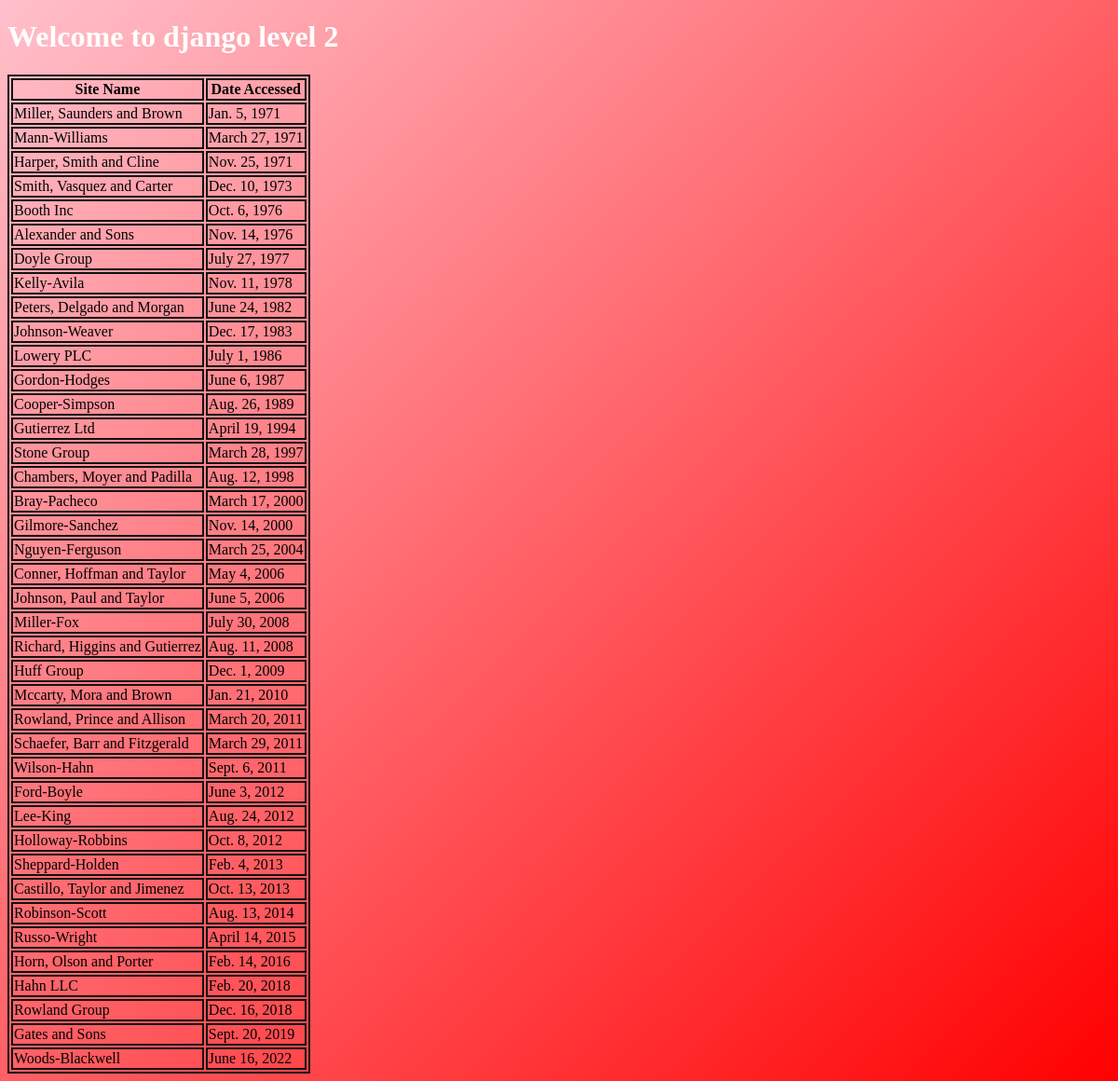
The page / on the database its author committed.
### first_app/models.py (models this page shows, shortened)
class AccessRecord(models.Model):
  name = models.ForeignKey(Webpage, on_delete=models.CASCADE)
  date = models.DateField()

class Webpage(models.Model):
  topic = models.ForeignKey(Topic, on_delete=models.CASCADE)
  name = models.CharField(max_length=148, unique=True)
  url = models.URLField(unique=True)
  def __str__(self):
    return self.name

### first_app/views.py (the view)
# urls.py: path('', views.index,name='index'),
def index(request):
  webpages_list = AccessRecord.objects.order_by('date')
  date_dict = {'access_records':webpages_list}
  return render(request, 'first_app/index.html', context=date_dict)

### templates/first_app/index.html (shortened to what this page needs)
<!DOCTYPE html>
{% load static %}
<html lang="en">
  <head>
    <link rel="stylesheet" href="{% static 'css/style.css' %}" />
  </head>
  <body>
    <h1>Welcome to django level 2</h1>
    <div class="djangotwo">
      {% if access_records %}
      <table>
        <thead>
          <th>Site Name</th>
          <th>Date Accessed</th>
        </thead>
        {% for acc in access_records %}
        <tr>
          <td>{{acc.name}}</td>
          <td>{{acc.date}}</td>
        </tr>
        {% endfor %}
      </table>
      {% else %}
      <p>No Access records found</p>
      {% endif %}
    </div>
  </body>
</html>

### static/css/style.css (style rules this page uses)
html { background-image: linear-gradient(to bottom right, pink, red); }
h1 { color: white; }
table, th, td { border: 2px solid #111; }

### rows shown on the page
AccessRecord: name "Miller, Saunders and Brown", date "Jan. 5, 1971"
AccessRecord: name "Mann-Williams", date "March 27, 1971"
AccessRecord: name "Harper, Smith and Cline", date "Nov. 25, 1971"
AccessRecord: name "Smith, Vasquez and Carter", date "Dec. 10, 1973"
AccessRecord: name "Booth Inc", date "Oct. 6, 1976"
AccessRecord: name "Alexander and Sons", date "Nov. 14, 1976"
AccessRecord: name "Doyle Group", date "July 27, 1977"
AccessRecord: name "Kelly-Avila", date "Nov. 11, 1978"
AccessRecord: name "Peters, Delgado and Morgan", date "June 24, 1982"
AccessRecord: name "Johnson-Weaver", date "Dec. 17, 1983"
AccessRecord: name "Lowery PLC", date "July 1, 1986"
AccessRecord: name "Gordon-Hodges", date "June 6, 1987"
AccessRecord: name "Cooper-Simpson", date "Aug. 26, 1989"
AccessRecord: name "Gutierrez Ltd", date "April 19, 1994"
AccessRecord: name "Stone Group", date "March 28, 1997"
AccessRecord: name "Chambers, Moyer and Padilla", date "Aug. 12, 1998"
AccessRecord: name "Bray-Pacheco", date "March 17, 2000"
AccessRecord: name "Gilmore-Sanchez", date "Nov. 14, 2000"
AccessRecord: name "Nguyen-Ferguson", date "March 25, 2004"
AccessRecord: name "Conner, Hoffman and Taylor", date "May 4, 2006"
AccessRecord: name "Johnson, Paul and Taylor", date "June 5, 2006"
AccessRecord: name "Miller-Fox", date "July 30, 2008"
AccessRecord: name "Richard, Higgins and Gutierrez", date "Aug. 11, 2008"
AccessRecord: name "Huff Group", date "Dec. 1, 2009"
AccessRecord: name "Mccarty, Mora and Brown", date "Jan. 21, 2010"
AccessRecord: name "Rowland, Prince and Allison", date "March 20, 2011"
AccessRecord: name "Schaefer, Barr and Fitzgerald", date "March 29, 2011"
AccessRecord: name "Wilson-Hahn", date "Sept. 6, 2011"
AccessRecord: name "Ford-Boyle", date "June 3, 2012"
AccessRecord: name "Lee-King", date "Aug. 24, 2012"
AccessRecord: name "Holloway-Robbins", date "Oct. 8, 2012"
AccessRecord: name "Sheppard-Holden", date "Feb. 4, 2013"
AccessRecord: name "Castillo, Taylor and Jimenez", date "Oct. 13, 2013"
AccessRecord: name "Robinson-Scott", date "Aug. 13, 2014"
AccessRecord: name "Russo-Wright", date "April 14, 2015"
AccessRecord: name "Horn, Olson and Porter", date "Feb. 14, 2016"
AccessRecord: name "Hahn LLC", date "Feb. 20, 2018"
AccessRecord: name "Rowland Group", date "Dec. 16, 2018"
AccessRecord: name "Gates and Sons", date "Sept. 20, 2019"
AccessRecord: name "Woods-Blackwell", date "June 16, 2022"
